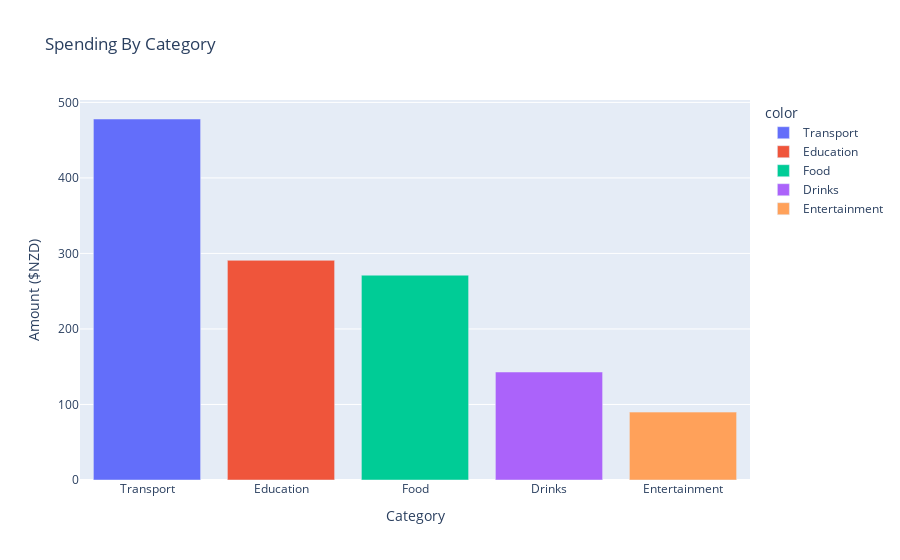

The notebook cell this image was saved under:
### Markdown cell above
#### Spending by Category ####

### Code cell
spending_by_category_line = px.bar(x=spending_by_category.index,y=spending_by_category.values,color=spending_by_category.index,
                                   title="Spending By Category",hover_name=spending_by_category.index)
spending_by_category_line.update_layout(xaxis_title = "Category",yaxis_title = f"Amount ({CURRENCY_PREFIX})")

### Figure 1 — Plotly figure (JSON) as saved in the notebook; plotly's stock layout.template omitted (floating-point values rounded to 4 significant figures)
{"data": [{"hovertemplate": "<b>%{hovertext}</b><br><br>color=Transport<br>x=%{x}<br>y=%{y}<extra></extra>", "hovertext": ["Transport"], "legendgroup": "Transport", "marker": {"color": "#636efa", "pattern": {"shape": ""}}, "name": "Transport", "orientation": "v", "showlegend": true, "textposition": "auto", "type": "bar", "x": ["Transport"], "xaxis": "x", "y": [478.0], "yaxis": "y"}, {"hovertemplate": "<b>%{hovertext}</b><br><br>color=Education<br>x=%{x}<br>y=%{y}<extra></extra>", "hovertext": ["Education"], "legendgroup": "Education", "marker": {"color": "#EF553B", "pattern": {"shape": ""}}, "name": "Education", "orientation": "v", "showlegend": true, "textposition": "auto", "type": "bar", "x": ["Education"], "xaxis": "x", "y": [290.9], "yaxis": "y"}, {"hovertemplate": "<b>%{hovertext}</b><br><br>color=Food<br>x=%{x}<br>y=%{y}<extra></extra>", "hovertext": ["Food"], "legendgroup": "Food", "marker": {"color": "#00cc96", "pattern": {"shape": ""}}, "name": "Food", "orientation": "v", "showlegend": true, "textposition": "auto", "type": "bar", "x": ["Food"], "xaxis": "x", "y": [271.2], "yaxis": "y"}, {"hovertemplate": "<b>%{hovertext}</b><br><br>color=Drinks<br>x=%{x}<br>y=%{y}<extra></extra>", "hovertext": ["Drinks"], "legendgroup": "Drinks", "marker": {"color": "#ab63fa", "pattern": {"shape": ""}}, "name": "Drinks", "orientation": "v", "showlegend": true, "textposition": "auto", "type": "bar", "x": ["Drinks"], "xaxis": "x", "y": [143.0], "yaxis": "y"}, {"hovertemplate": "<b>%{hovertext}</b><br><br>color=Entertainment<br>x=%{x}<br>y=%{y}<extra></extra>", "hovertext": ["Entertainment"], "legendgroup": "Entertainment", "marker": {"color": "#FFA15A", "pattern": {"shape": ""}}, "name": "Entertainment", "orientation": "v", "showlegend": true, "textposition": "auto", "type": "bar", "x": ["Entertainment"], "xaxis": "x", "y": [89.91], "yaxis": "y"}], "layout": {"barmode": "relative", "legend": {"title": {"text": "color"}, "tracegroupgap": 0}, "title": {"text": "Spending By Category"}, "xaxis": {"anchor": "y", "domain": [0, 1], "title": {"text": "Category"}}, "yaxis": {"anchor": "x", "domain": [0, 1], "title": {"text": "Amount ($NZD)"}}}}
